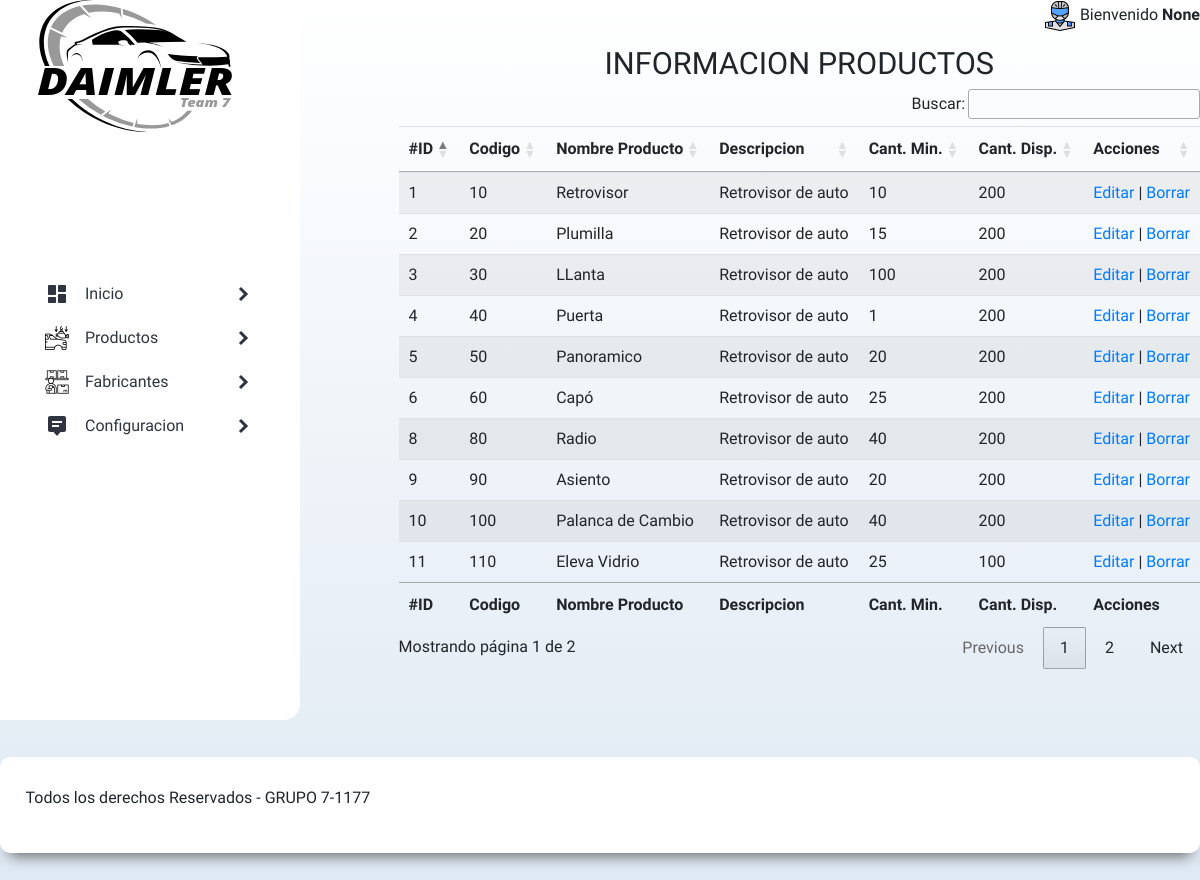
Page /crud_productos (signed in) on the committed database.
### tables this page shows
CREATE TABLE productos (
  id_producto INTEGER PRIMARY KEY AutoIncrement,
  codigo_producto varchar(15) NOT NULL UNIQUE,
  nombre_producto varchar(255) NOT NULL,
  descripcion text,
  cminima_rq_bodega decimal(15,0) DEFAULT NULL,
  cdisponible_bodega decimal(15,0) DEFAULT NULL,
  estado char(1) NOT NULL DEFAULT 1,
  fecha_sistema datetime DEFAULT CURRENT_TIMESTAMP,
  codigo_usuario varchar(15) NOT NULL
  );

### app.py (the view)
@app.route("/crud_productos", methods=["GET", "POST"])
def crud_productos():
    if g.user:
        sql = "Select * from productos"
        db = get_db()
        cursor = db.cursor()
        cursor.execute(sql)
        productos = cursor.fetchall()
        close_db()
        return render_template("show_prod.html", sesion_iniciada=sesion_iniciada, productos=productos, usuario=g.user)
    else:
        return render_template('index.html', sesion_iniciada=sesion_iniciada, usuario=g.user)

### app.py (called while the page is built)
@app.before_request  # Decorador
def load_logged_in_user():
    user_id = session.get('user_id')
    if user_id is None:
        g.user = None
    else:
        g.user = get_db().execute(
            'SELECT * FROM usuarios WHERE codigo_usuario = ?', (user_id,)
        ).fetchone()

### db.py (called while the page is built)
def get_db():
    try:
        if 'db' not in g:
            g.db = sqlite3.connect("db/daimler.db")
            g.db.row_factory = sqlite3.Row
        return g.db
    except Error:
        print( Error )

### templates/show_prod.html (shortened to what this page needs)
{% extends "base.html" %}
{% block cont_menu %}
<body>
    <div class="form_menu">
        <h2>INFORMACION PRODUCTOS</h2>
    <table id="producto" class="table table-striped table-inverse table-responsive">
        <thead class="thead-inverse">
            <tr>
                <th>#ID</th>
                <th>Codigo</th>
                <th>Nombre Producto</th>
                <th>Descripcion</th>
                <th>Cant. Min.</th>
                <th>Cant. Disp.</th>
                {% if sesion_iniciada[2] != "USER" %}
                  <th>Acciones</th>
                {% endif %}
            </tr>
            </thead>
            <tbody>
                {%for productos in productos %}
                <tr>
                    <td>{{productos[0]}} </td>
                    <td>{{productos[1]}} </td>
                    <td>{{productos[2]}} </td>
                    <td>{{productos[3]}} </td>
                    <td>{{productos[4]}} </td>
                    <td>{{productos[5]}} </td>
                    {% if sesion_iniciada[2] != "USER" %}
                        <td> <a href="/edit_prod/{{productos[0]}}">Editar</a> | <a href="/del_prod/{{productos[0]}}">Borrar</a></td>
                   {% endif %}
                </tr>
                {%endfor %}
            </tbody>
            <tfoot class="thead-inverse">
                <tr>
                    <th>#ID</th>
                    <th>Codigo</th>
                    <th>Nombre Producto</th>
                    <th>Descripcion</th>
                    <th>Cant. Min.</th>
                    <th>Cant. Disp.</th>
                    {% if sesion_iniciada[2] != "USER" %}
                      <th>Acciones</th>
                    {% endif %}
                </tr>
            </tfoot>
    </table>
    </div>
</body>
{% endblock %}

### static/css/styles.css (style rules this page uses)
:root { --blanco: #000; --amarilo: #e6f36f; --oscuro: #212121; --rojo: #e70606; --primario: #c0e4bb; --secundario: #adb5bd; --gris: #757575; }
html { font-size: 80%; box-sizing: border-box; scroll-snap-type: y mandatory; }
*, *:before, *:after { box-sizing: inherit; box-sizing: border-box; margin: 0; padding: 0; list-style: none; text-decoration: none; border: none; outline: none; }
body { font-size: 16px; font-family: 'Cuprum', sans-serif; background-image: linear-gradient(to top, #dfe9f3 0%, white 100%); min-height: 100%; }
h1, h2, h3 { text-align: center; }
h2 { font-size: 2.4rem; }
.form_menu { padding-top: 20px; align-items: flex; margin: 0 auto; position: relative; }

### rows in the picture
productos: id_producto "1", codigo_producto "10", nombre_producto "Retrovisor", descripcion "Retrovisor de auto", cminima_rq_bodega "10", cdisponible_bodega "200"
productos: id_producto "2", codigo_producto "20", nombre_producto "Plumilla", descripcion "Retrovisor de auto", cminima_rq_bodega "15", cdisponible_bodega "200"
productos: id_producto "3", codigo_producto "30", nombre_producto "LLanta", descripcion "Retrovisor de auto", cminima_rq_bodega "100", cdisponible_bodega "200"
productos: id_producto "4", codigo_producto "40", nombre_producto "Puerta", descripcion "Retrovisor de auto", cminima_rq_bodega "1", cdisponible_bodega "200"
productos: id_producto "5", codigo_producto "50", nombre_producto "Panoramico", descripcion "Retrovisor de auto", cminima_rq_bodega "20", cdisponible_bodega "200"
productos: id_producto "6", codigo_producto "60", nombre_producto "Capó", descripcion "Retrovisor de auto", cminima_rq_bodega "25", cdisponible_bodega "200"
productos: id_producto "8", codigo_producto "80", nombre_producto "Radio", descripcion "Retrovisor de auto", cminima_rq_bodega "40", cdisponible_bodega "200"
productos: id_producto "9", codigo_producto "90", nombre_producto "Asiento", descripcion "Retrovisor de auto", cminima_rq_bodega "20", cdisponible_bodega "200"
productos: id_producto "10", codigo_producto "100", nombre_producto "Palanca de Cambio", descripcion "Retrovisor de auto", cminima_rq_bodega "40", cdisponible_bodega "200"
productos: id_producto "11", codigo_producto "110", nombre_producto "Eleva Vidrio", descripcion "Retrovisor de auto", cminima_rq_bodega "25", cdisponible_bodega "100"

### other values in the picture
{{ sesion_iniciada[1] }} "None"
